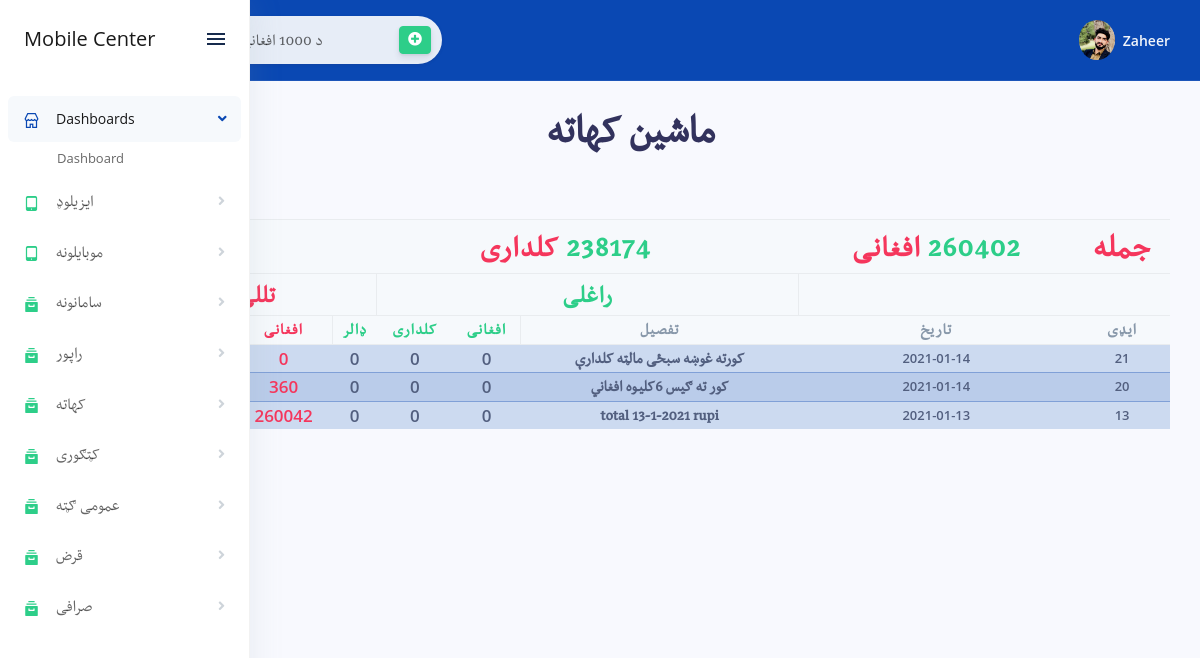
The page /machine.php (signed in) on the database its author committed.
### tables this page shows
CREATE TABLE `income` (
  `income_id` int(11) NOT NULL,
  `income_date` date NOT NULL,
  `income_category` varchar(255) DEFAULT NULL,
  `income_des` varchar(255) DEFAULT NULL,
  `Iprice_af` double DEFAULT NULL,
  `Iprice_rs` double DEFAULT NULL,
  `Iprice_dollar` double DEFAULT NULL,
  `Oprice_af` double DEFAULT NULL,
  `Oprice_rs` double DEFAULT NULL,
  `Oprice_dollar` double DEFAULT NULL
);

### machine.php (the view)
<?php include "config/connectoin.php"?>
<?php include "includes/header.php";?>
<?php include "includes/sidenav.php";?>
		<div class="main-content" id="panel">
			<?php include "includes/topnav.php";?>
	<div class="container-fluid mt-3">
    <h1 class="display-2 pashtofont text-center"> ماشین کهاته</h1>
		<div class="row">
            <div class="col-md-12" dir="rtl">
<?php
$query = "SELECT SUM(Iprice_af) as RtotalAF,SUM(Iprice_rs) as RtotalRS,SUM(Iprice_dollar) as RtotalDollar,SUM(Oprice_af) as TtotalAF,SUM(Oprice_rs) as TtotalRS,SUM(Oprice_dollar) as TtotalDollar FROM income WHERE income_category = 'ماشین'";
$querySumAF = mysqli_query($connection, $query);
while ($rows = mysqli_fetch_assoc($querySumAF)) {
    $raf = $rows['RtotalAF'];
    $rrs = $rows['RtotalRS'];
    $rd = $rows['RtotalDollar'];
    $taf = $rows['TtotalAF'];
    $trs = $rows['TtotalRS'];
    $td = $rows['TtotalDollar'];
    $grandTotalAF = $taf - $raf;
    $grandTotalRS = $trs - $rrs;
    $grandTotalDollar = $td - $rd;
}
?>
 <div class="table-responsive mt-5">
              <table class="table align-items-center table-condensed table-flush table-bordered table-striped table-primary" id="">
                <thead class="thead-light">
<tr class="text-center pashtofont text-success">
<th style="font-size:34px;" class="text-danger"> جمله  </th>
<th style="font-size:32px;" colspan="" ><span class="text-success"><?=$grandTotalAF?></span><span class="text-danger">  افغانی</span> </th>
<th style="font-size:32px;" colspan="4"><span class="text-success"><?=$grandTotalRS?></span><span class="text-danger">  کلداری</span></th>
<th style="font-size:32px;" colspan="3" ><span class="text-success"><?=$grandTotalDollar?></span><span class="text-danger">  دالر</span></th>
</tr>
<tr class="text-center pashtofont text-success">
<th></th>
<th></th>
<th colspan="3" style="font-size:26px;" class="text-success border-left border-right">راغلی</th>
<th colspan="3" style="font-size:26px;" class="text-danger border-left">تللی</th>
</tr>
<tr class="pashtofont text-center">
    <th style="font-size:17px;">ایډی</th>
<th style="font-size:17px;">تاریخ</th>
<th style="font-size:17px">تفصیل</th>
<th style="font-size:17px" class="text-success border-right">افغانی</th>
<th style="font-size:17px" class="text-success">کلداری</th>
<th style="font-size:17px" class="text-success border-left">ډالر</th>
<th style="font-size:17px" class="text-danger">افغانی</th>
<th style="font-size:17px" class="text-danger">کلداری</th>
<th style="font-size:17px" class="text-danger border-left">ډالر</th>
</tr>
</thead>
<tbody class="list">
<?php
$query = "SELECT * FROM income WHERE income_category = 'ماشین'  ORDER BY income_id DESC";
$displayIncome = mysqli_query($connection, $query);
while ($rows = mysqli_fetch_assoc($displayIncome)) {
    $incomeID = $rows['income_id'];
    $incomeDate = $rows['income_date'];
    $incomeDes = $rows['income_des'];
    $incomeIAF = $rows['Iprice_af'];
    $incomeIRS = $rows['Iprice_rs'];
    $incomeIDollor = $rows['Iprice_dollar'];
    $incomeOAF = $rows['Oprice_af'];
    $incomeORS = $rows['Oprice_rs'];
    $incomeODollor = $rows['Oprice_dollar'];
    ?>
         <tr style="" class='text-center font-weight-600 '>
            <td><?=$incomeID?></td>
        <td><?=$incomeDate?></td>
            <td class="pashtofont" style="font-size:17px"><?=$incomeDes?></td>
		<td style="font-size:17px"><?=$incomeIAF?></td>
<td style="font-size:17px"><?=$incomeIRS?></td>
<td style="font-size:17px"><?=$incomeIDollor?></td>
<td class="text-danger " style="font-size:17px"><?=$incomeOAF?></td>
<td class="text-danger " style="font-size:17px"><?=$incomeORS?></td>
<td class="text-danger " style="font-size:17px"><?=$incomeODollor?></td>
        </tr>
<?php }?>
        </tbody>
    </table>
</div>
				</div>
</div>
</div>
</div>
				<?php include "includes/footer.php";?>

### css/mystyle.css (style rules this page uses)
.pashtofont { font-family: 'MyPashtoFont'; }

### includes/header.php (style rules this page uses)
body { overflow-x:hidden; }

### rows shown on the page
income: income_id "21", income_date "2021-01-14", income_des "کورته غوښه سبځی مالټه کلدارې", Iprice_af "0", Iprice_rs "0", Iprice_dollar "0", Oprice_af "0"
income: income_id "20", income_date "2021-01-14", income_des "کور ته ګیس 6کلیوه افغاني", Iprice_af "0", Iprice_rs "0", Iprice_dollar "0", Oprice_af "360"
income: income_id "13", income_date "2021-01-13", income_des "total 13-1-2021 rupi", Iprice_af "0", Iprice_rs "0", Iprice_dollar "0", Oprice_af "260042"

### other values the page prints
$_SESSION['username'] "Zaheer"
$grandTotalAF "260402"
$grandTotalRS "238174"
